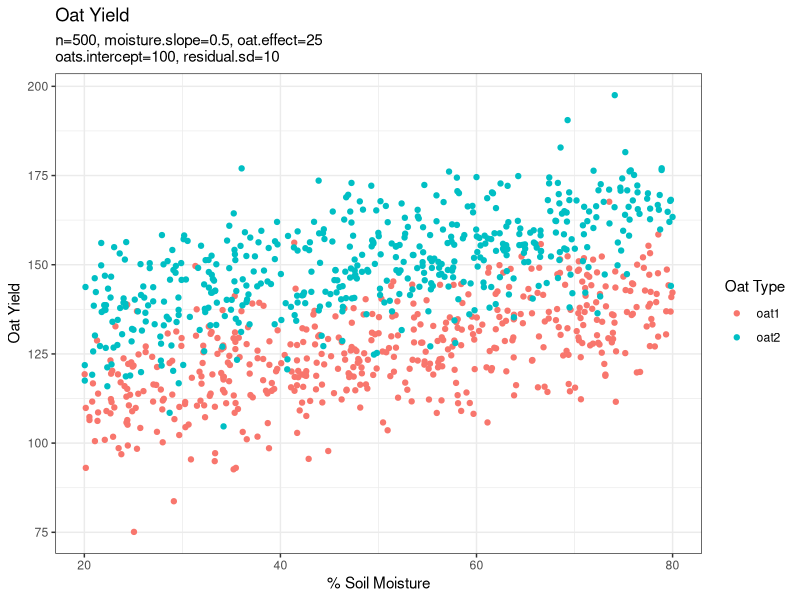
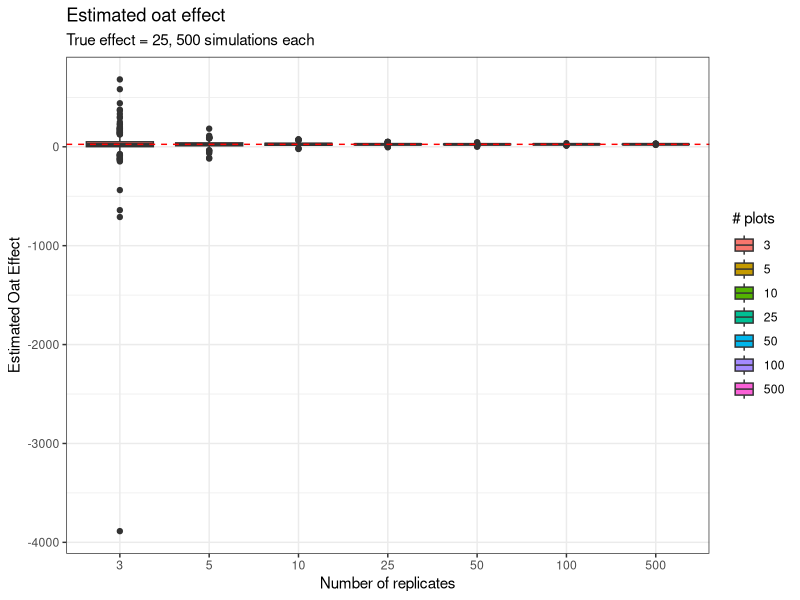
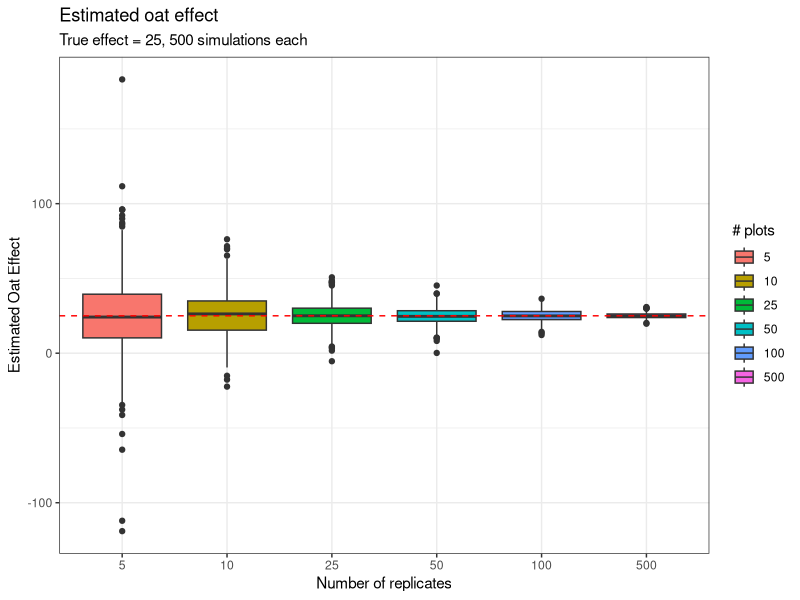

Recreate these plots in R, in order. (Note: a time limit stopped this script after it produced the figures.)
#Option 2: Analysis of Covarience

library("ggplot2")


oats.intercept <- 100 #arbitrary oat yield
global.residual.sd <- 10
global.oat.effect <- 25
global.moisture.slope <- .5

#####Simulate one oats function ####
simulate.one.oats <- function(n, moisture.slope, oat.effect, residual.sd, oats.intercept){
  
  soil.moisture <- runif(2*n, min = 20, max = 80) #our x values- a uniform ditribution of soil moisture from 20 to 80 %
  oat.type = factor(c(rep("oat1", n), rep("oat2", n))) #vector naming the oat type
  oat.effect.vector <- c(rep(0, n), rep(1, n)) #vector of oat type effects
  yield <- oats.intercept + soil.moisture*moisture.slope + oat.effect*oat.effect.vector + rnorm(n, 0, residual.sd) #simulates data
  
  n.replicates <- c(rep(n, n)) # makes vector the length of n, of value n- to keep track of number of replicates when this function is iterated over

  oat.data <- data.frame(yield = yield, soil.moisture = soil.moisture, oat.type = oat.type, n.replicates = n.replicates) #makes dataframe
  
  return(oat.data)
}



#Simulation scatterplot
scatter.n = 500
scatter.moisture.slope = global.moisture.slope; 
scatter.oat.effect = global.oat.effect; 
scatter.residual.sd = global.residual.sd; 
oats.data <- simulate.one.oats(n = scatter.n, moisture.slope = scatter.moisture.slope, oat.effect = scatter.oat.effect, residual.sd = scatter.residual.sd, oats.intercept = oats.intercept)
qplot(oats.data$soil.moisture, oats.data$yield, data = oats.data, 
      xlab = "% Soil Moisture", ylab = "Oat Yield",
      color = oat.type) + labs(title = "Oat Yield", subtitle = paste0("n=",scatter.n,", moisture.slope=", scatter.moisture.slope, ", oat.effect=", scatter.oat.effect, "\noats.intercept=", oats.intercept, ", residual.sd=", scatter.residual.sd), color = "Oat Type") +  theme_bw()


####Fit many simulations####
fit.many.simulations <- function(number.of.replicates, iterations, oat.effect, moisture.slope, residual.sd)
{
  multiple.sims.dataframe <- data.frame() #make dataframe to put results in
  
  for (n in number.of.replicates){ #runs for each number of replicates
    count <- 0
    
    while (count <= iterations){ #runs simulation, fits model iterations times. 
      oats.data <- simulate.one.oats(n = n, moisture.slope = moisture.slope, oat.effect = oat.effect, residual.sd = residual.sd, oats.intercept = oats.intercept)
      
      fit <- lm(yield ~ soil.moisture + oat.type + soil.moisture*oat.type ,oats.data)
      
      multiple.sims.dataframe <- rbind(multiple.sims.dataframe,  #extracts model results, binds into dataframe
                                       cbind(rbind(fit$coefficients),n, 
                                             oat.p.value = summary(fit)$coefficients["oat.typeoat2", "Pr(>|t|)"], 
                                             true.oat.effect = oat.effect,
                                             moisture.p.value = summary(fit)$coefficients["soil.moisture", "Pr(>|t|)"], 
                                             true.moisture.slope = moisture.slope
                                             ))
      count <- count + 1
    }
  }
  multiple.sims.dataframe$n <- factor(multiple.sims.dataframe$n)
  return(multiple.sims.dataframe)
}



####Boxplot of replicates and estimated oat effect####
boxplot.iterations <- 500
boxplot.residual.sd <- global.residual.sd
boxplot.moisture.slope <- global.moisture.slope
boxplot.oat.effect <- global.oat.effect
many.oats <- fit.many.simulations(number.of.replicates = c(3,5,10,25,50,100,500), iterations = boxplot.iterations, oat.effect = boxplot.oat.effect, moisture.slope = boxplot.moisture.slope, residual.sd = boxplot.residual.sd)

ggplot(many.oats, aes(x = n, y=oat.typeoat2, fill=n)) + geom_boxplot() + geom_hline(yintercept = boxplot.oat.effect, linetype = 2, color = "red") + theme_bw() + xlab("Number of replicates") + ylab("Estimated Oat Effect")  + labs(title= "Estimated oat effect", subtitle = paste0("True effect = ", many.oats$true.oat.effect[1], ", ", boxplot.iterations, " simulations each"), fill = "# plots")

plot.many.oats <- many.oats[-which(many.oats$n == 3),]
ggplot(plot.many.oats, aes(x = n, y=oat.typeoat2, fill=n)) + geom_boxplot() + geom_hline(yintercept = boxplot.oat.effect, linetype = 2, color = "red") + theme_bw() + xlab("Number of replicates") + ylab("Estimated Oat Effect")  + labs(title= "Estimated oat effect", subtitle = paste0("True effect = ", many.oats$true.oat.effect[1], ", ", boxplot.iterations, " simulations each"), fill = "# plots")


#####Determine power function####
determine.power <- function(number.of.replicates, iterations, oat.effects, moisture.slopes, residual.sd){
  power.data <- data.frame()
  
  for (m in moisture.slopes){
    for(n in number.of.replicates){
      for (o in oat.effects){
        simulated <- fit.many.simulations(number.of.replicates = n, iterations = iterations, oat.effect = o, moisture.slope = m, residual.sd = residual.sd)
        oat.power <- mean(simulated$oat.p.value < .05)
        moisture.power <- mean(simulated$moisture.p.value < .05)
        power.data <- rbind(power.data, cbind(replicates = n, true.oat.effect = o, oat.power = oat.power, moisture.power = moisture.power,  true.moisture.effect = m))
      }
    }
  }
  power.data$replicates <- factor(power.data$replicates)
  return(power.data)
}

power.replicates <- c(3,5,10,25,50,100)
power.iterations <- 500
power.residual.sd <- global.residual.sd
#Plot oat power
oat.powers <- determine.power(number.of.replicates = power.replicates, iterations = power.iterations, oat.effects <- seq(0, 100, by = 5), moisture.slopes = global.moisture.slope, residual.sd = power.residual.sd)
qplot(oat.powers$true.oat.effect, oat.powers$oat.power, data = oat.powers, 
      xlab = "True Oat Effect", ylab = "Power",
      color = replicates) + labs(title = "Power for Oat Effect", color = "Replicates") +  theme_bw()

#Plot moisture power
moisture.powers <- determine.power(number.of.replicates = power.replicates, iterations = power.iterations, oat.effects <- global.oat.effect, moisture.slopes = seq(0, 2, by = .2), residual.sd = power.residual.sd)
qplot(moisture.powers$true.moisture.effect, moisture.powers$moisture.power, data = moisture.powers, 
      xlab = "True Moisture Effect", ylab = "Power",
      color = replicates) + labs(title = "Power for Moisture Levels", color = "Replicates") +  theme_bw()

####Interactions####
simulate.with.interaction <- function(n, moisture.slope, oat.effect, residual.sd, oats.intercept, interaction.strength){
  
  soil.moisture <- runif(2*n, min = 20, max = 80) #our x values- a uniform ditribution of soil moisture from 20 to 80 %
  oat.type = factor(c(rep("oat1", n), rep("oat2", n))) #vector naming the oat type
  oat.effect.vector <- c(rep(0, n), rep(1, n)) #vector of oat type effects
  
  interaction.effect.vector <- c(rep(interaction.strength, n), rep(-interaction.strength, n)) #vector of sum to 0 interaction effects
  
  yield <- oats.intercept + soil.moisture*moisture.slope + oat.effect*oat.effect.vector + rnorm(n, 0, residual.sd) + interaction.effect.vector*soil.moisture  #simulates data
  
  n.replicates <- c(rep(n, n)) # makes vector the length of n, of value n- to keep track of number of replicates when this function is iterated over
  
  oat.data <- data.frame(yield = yield, soil.moisture = soil.moisture, oat.type = oat.type, n.replicates = n.replicates) #makes dataframe
  
  return(oat.data)
}
interaction.replicates <- 1000000
interaction.moisture.slope <- global.moisture.slope
interaction.oat.effect <- global.oat.effect
interaction.residual.sd <- global.residual.sd

interaction.simulation <- simulate.with.interaction(n = interaction.replicates, moisture.slope = interaction.moisture.slope, oat.effect = interaction.oat.effect, residual.sd =interaction.residual.sd, oats.intercept, interaction.strength = .05)
fit <- lm(yield ~ soil.moisture + oat.type + soil.moisture*oat.type ,interaction.simulation);summary(fit)


qplot(interaction.simulation$soil.moisture, interaction.simulation$yield, data = interaction.simulation, 
      xlab = "% Soil Moisture", ylab = "Oat Yield",
      color = oat.type) + labs(title = "Oat Yield With Interactions", subtitle = paste0("n=",interaction.replicates,", moisture.slope=", interaction.moisture.slope, ", oat.effect=", interaction.oat.effect, "\noats.intercept=", oats.intercept, ", residual.sd=", interaction.residual.sd), color = "Oat Type") +  theme_bw()
